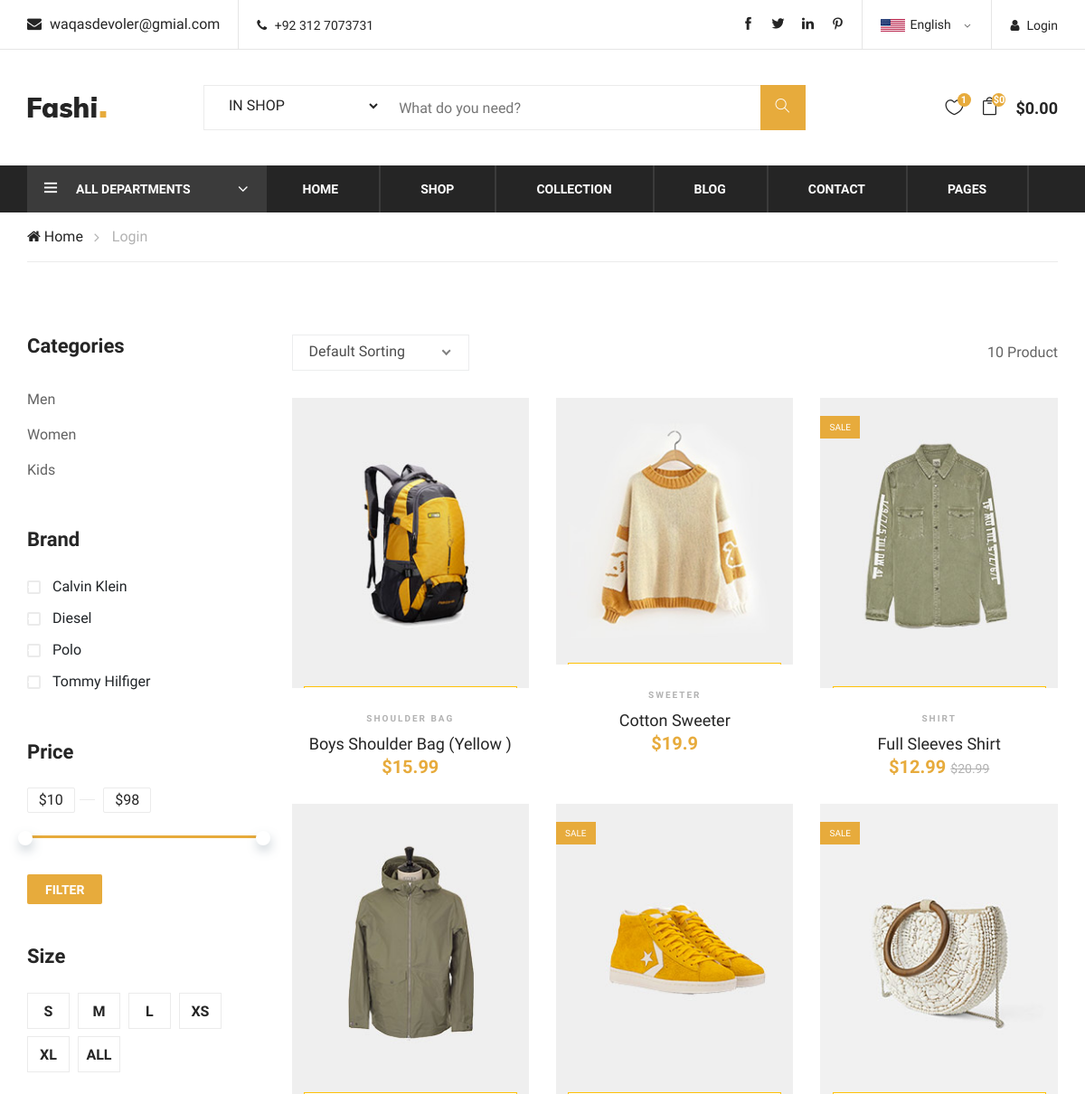
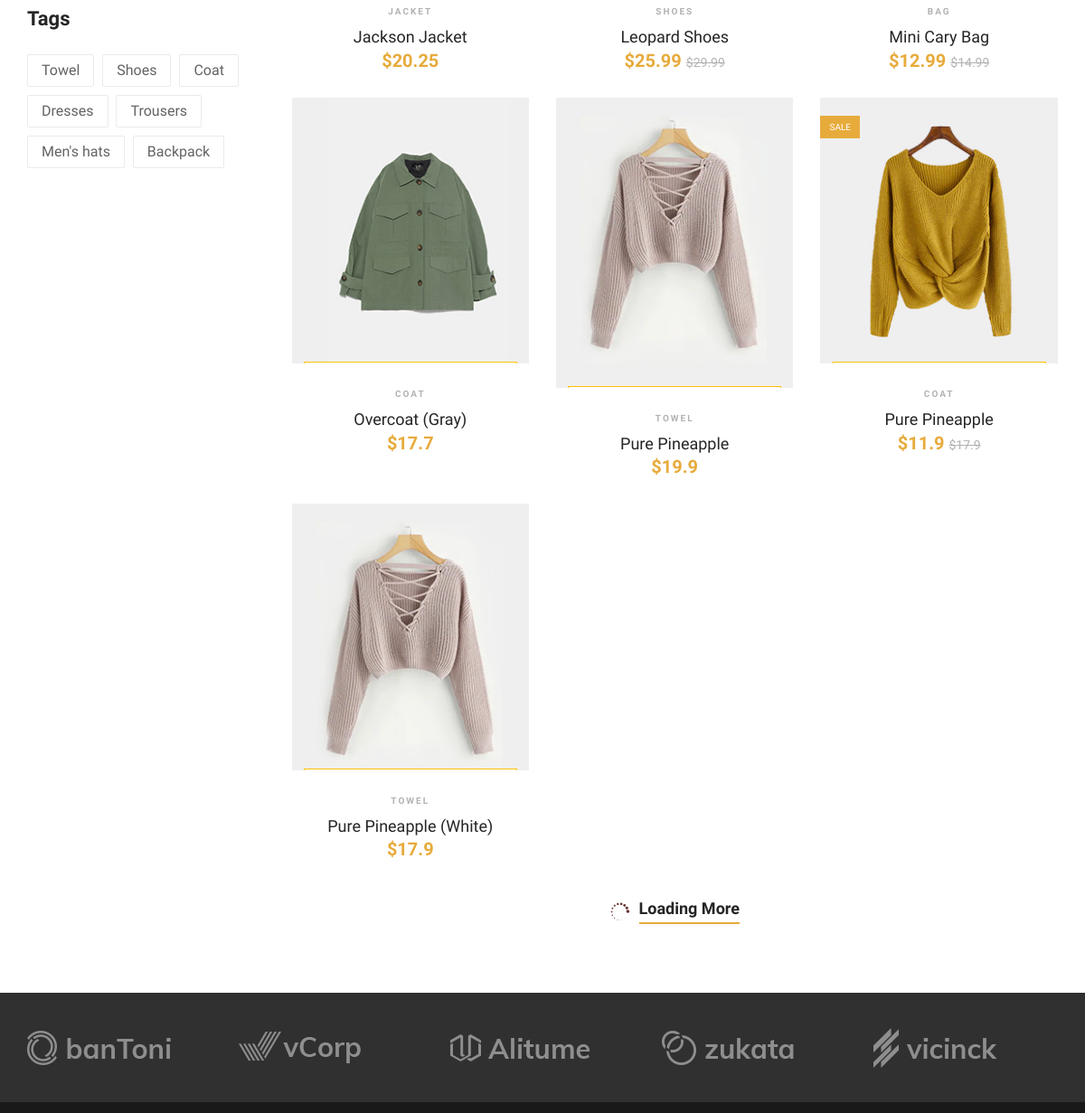
The page /shop/ (upper part) on the database as committed earlier (2 pictures, top to bottom).
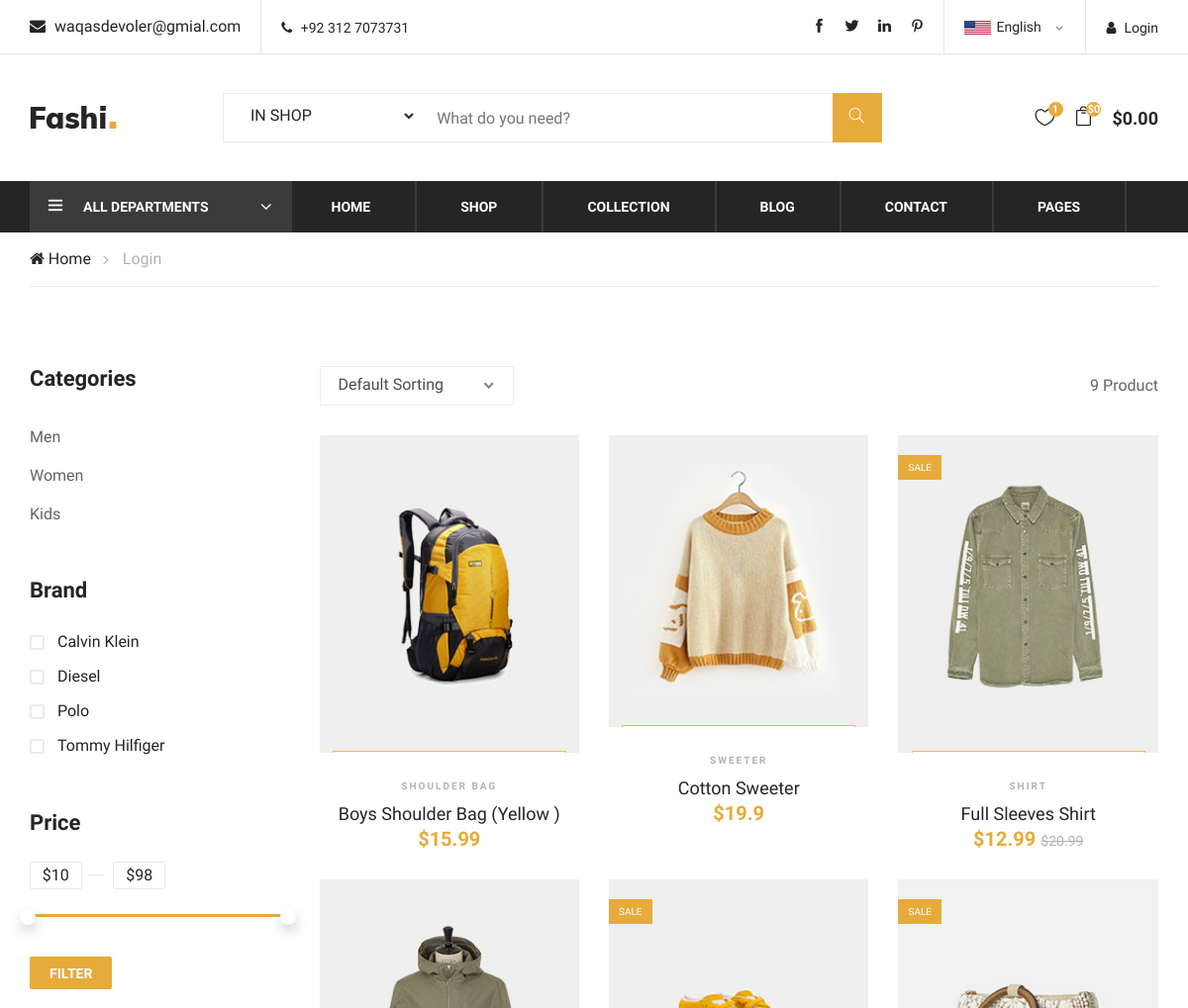
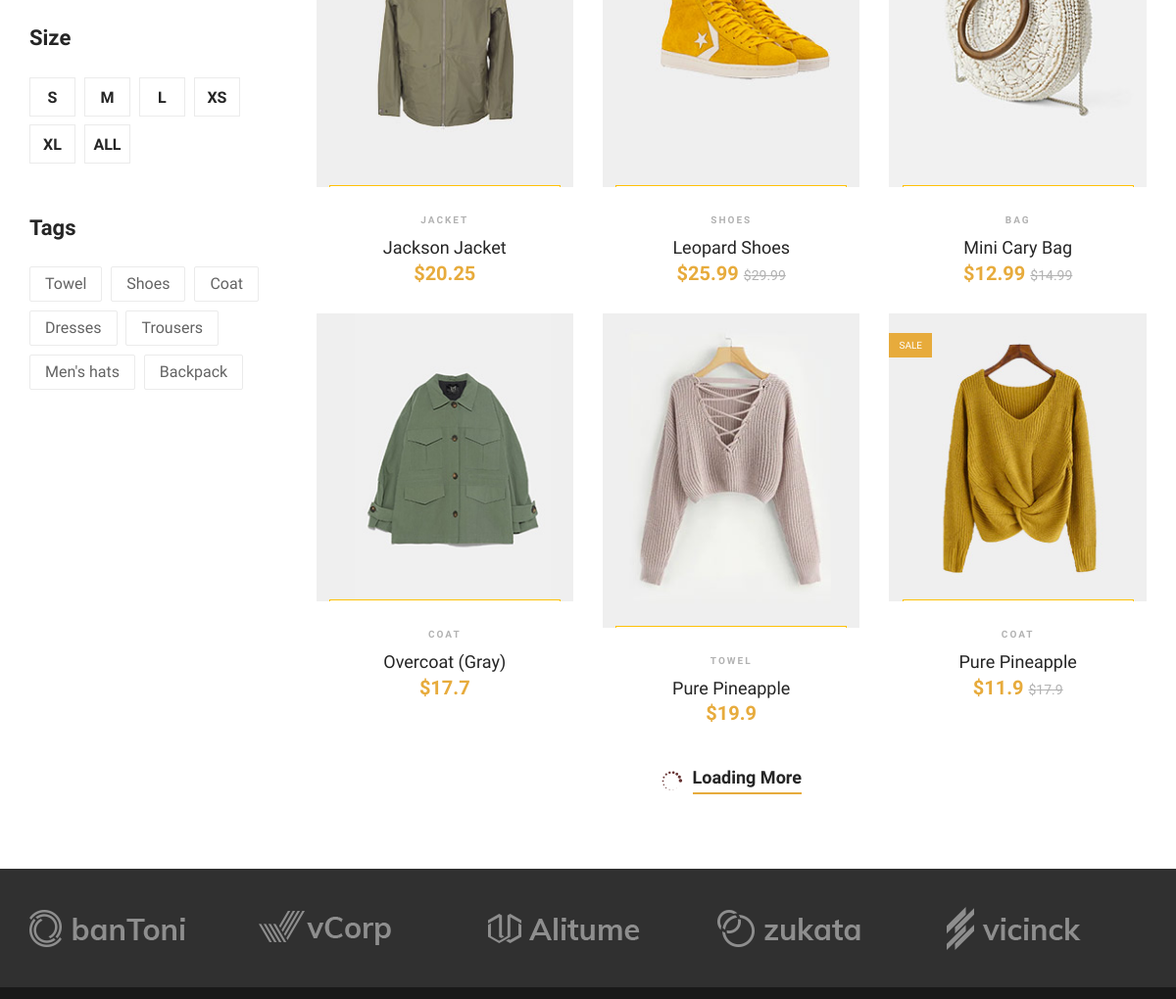
The same page on the database as committed later (2 pictures, top to bottom).
### Home/models.py (models this page shows, shortened)
class Item(models.Model):
    item_id = models.AutoField(primary_key=True)
    item_category = models.ForeignKey(Product,on_delete=models.CASCADE)
    item_subCategory = models.CharField(max_length=30)
    item_name = models.CharField(max_length=30,default='')
    item_titile = models.CharField(max_length=30)
    item_FrashPricse = models.FloatField(max_length=30)
    item_Discount_pricse = models.FloatField(max_length=30,default=0.00)
    item_discription = models.TextField()
    item_image = models.ImageField()
    item_quantity = models.IntegerField()
    item_weight = models.FloatField(default=1.0,help_text="In KG")
    item_publishDate = models.DateTimeField()
    small = models.BooleanField(default=False)
    extra_samll = models.BooleanField(default=False)
    medium = models.BooleanField(default=True)
    large = models.BooleanField(default=False)
    extra_large = models.BooleanField(default=False)
    item_color1 = ColorField(default='#FF0000')
    item_color2 = ColorField(null=True)
    item_color3 = ColorField(null=True)
    item_zoom_pic1 = models.ImageField(blank=True)
    item_zoom_pic2 = models.ImageField(blank=True)
    item_zoom_pic3 = models.ImageField(blank=True)
    item_coupen = models.ManyToManyField(Coupen)

### Home/views.py (the view)
# urls.py: path('shop/',views.Shop_view,name='shoppage'),
def Shop_view(request):
    items = Item.objects.all()
    send = {'items':items}
    return render(request,'home/shop.html',send)

### templates/home/shop.html (shortened to what this page needs)
{% extends 'basic.html' %} {% block body %}
<body>
    <section class="product-shop spad">
        <div class="container">
            <div class="row">
                <div class="col-lg-3 col-md-6 col-sm-8 order-2 order-lg-1 produts-sidebar-filter">
                    <div class="filter-widget">
                        <h4 class="fw-title">Categories</h4>
                        <ul class="filter-catagories">
                            <li><a class='filter_ctg' id='Man'>Men</a></li>
                            <li><a class='filter_ctg' id='Woman'>Women</a></li>
                            <li><a class='filter_ctg' id='Kid'>Kids</a></li>
                        </ul>
                    </div>
                    <div class="filter-widget">
                        <h4 class="fw-title">Brand</h4>
                        <div class="fw-brand-check">
                            <div class="bc-item">
                                <label for="bc-calvin">
                                    Calvin Klein
                                    <span class="checkmark"></span>
                                </label>
                            </div>
                            <div class="bc-item">
                                <label for="bc-diesel">
                                    Diesel
                                    <span class="checkmark"></span>
                                </label>
                            </div>
                            <div class="bc-item">
                                <label for="bc-polo">
                                    Polo
                                    <span class="checkmark"></span>
                                </label>
                            </div>
                            <div class="bc-item">
                                <label for="bc-tommy">
                                    Tommy Hilfiger
                                    <span class="checkmark"></span>
                                </label>
                            </div>
                        </div>
                    </div>
                    <div class="filter-widget">
                        <h4 class="fw-title">Price</h4>
                        <div class="filter-range-wrap">
                            <div class="range-slider">
                                <div class="price-input">
                                    <input type="text" id="minamount">
                                    <input type="text" id="maxamount">
                                </div>
                            </div>
                            <div class="price-range ui-slider ui-corner-all ui-slider-horizontal ui-widget ui-widget-content" data-min="10" data-max="98">
                                <span tabindex="0" class="ui-slider-handle ui-corner-all ui-state-default"></span>
                                <span tabindex="0" class="ui-slider-handle ui-corner-all ui-state-default"></span>
                            </div>
                        </div>
                        <a class="filter-btn" id='filterpricsebtn'>Filter</a>
                    </div>
                    <div class="filter-widget">
                        <h4 class="fw-title">Size</h4>
                        <div class="fw-size-choose">
                            <div class="sc-item">
                                <label for="s-size">s</label>
                            </div>
                            <div class="sc-item">
                                <label for="m-size">m</label>
                            </div>
                            <div class="sc-item">
                                <label for="l-size">l</label>
                            </div>
                            <div class="sc-item">
                                <label for="xs-size">xs</label>
                            </div>
                            <div class="sc-item">
                                <label for="xl-size">xl</label>
                            </div>
                            <div class="sc-item">
                                <label for="all-size">All</label>
                            </div>
                        </div>
                    </div>
                    <div class="filter-widget">
                        <h4 class="fw-title">Tags</h4>
                        <div class="fw-tags">
                            <a class='tag_filter' id='Towel'>Towel</a>
                            <a class='tag_filter' id='Shoes'>Shoes</a>
                            <a class='tag_filter' id='Coat'>Coat</a>
                            <a class='tag_filter' id='Dresses'>Dresses</a>
                            <a class='tag_filter' id='Trousers'>Trousers</a>
                            <a class='tag_filter' id='Men' s hats '>Men's hats</a>
                                <a class='tag_filter' id='Backpack'>Backpack</a>
                        </div>
                    </div>
                </div>
                <div class="col-lg-9 order-1 order-lg-2">
                    <div class="product-show-option">
                        <div class="row">
                            <div class="col-lg-7 col-md-7">
                                <div class="select-option">
                                </div>
                            </div>
                            <div class="col-lg-5 col-md-5 text-right">
                                <p id='product_count'>{{items.count}} Product</p>
                            </div>
                        </div>
                    </div>
                    <div class="product-list">
                        <div class="row" id='product_list'>
                            {% for item in items|dictsort:"item_titile" %}
                            <div class="col-lg-4 col-sm-6">
                                <div class="product-item">
                                    <div class="pi-pic">
                                        <img src="/media/{{item.item_image}}" alt=""> {% if item.item_Discount_pricse != 0 %}
                                        <div class="sale pp-sale">Sale</div>
                                        {% endif %}
                                        <ul>
                                            <li class="quick-view" style='width:90%;'><a href="/product/{{item.item_id}}" style="border: 1px solid #ffc107; orange;">+ Quick View</a></li>
                                        </ul>
                                    </div>
                                    <div class="pi-text">
                                        <div class="catagory-name">{{item.item_name}}</div>
                                        <a href="#">
                                            <h5>{{item.item_titile}}</h5>
                                        </a>
                                        <div class="product-price">
                                            {% if item.item_Discount_pricse != 0 %} ${{item.item_Discount_pricse}}
                                            <span>${{item.item_FrashPricse}}</span> {% else %} ${{item.item_FrashPricse}} {% endif %}
                                        </div>
                                    </div>
                                </div>
                            </div>
                            {% endfor %}
                        </div>
                    </div>
                    <div class="loading-more">
                        <i class="icon_loading"></i>
                        <a href="#">
                            Loading More
                        </a>
                    </div>
                </div>
            </div>
        </div>
    </section>
</body>
{% endblock %}

### templates/basic.html (shortened to what this page needs)
<!DOCTYPE html>
<html lang="zxx">
<head>
    <link rel="stylesheet" href="https://cdn.jsdelivr.net/npm/uikit@3.5.4/dist/css/uikit.min.css" />
    {% load static %}
    <link rel="stylesheet" href="{% static 'home/css/bootstrap.min.css' %}" type="text/css">
    <link rel="stylesheet" href="{% static 'home/css/font-awesome.min.css' %}" type="text/css">
    <link rel="stylesheet" href="{% static 'home/css/themify-icons.css' %}" type="text/css">
    <link rel="stylesheet" href="{% static 'home/css/elegant-icons.css' %}" type="text/css">
    <link rel="stylesheet" href="{% static 'home/css/owl.carousel.min.css' %}" type="text/css">
    <link rel="stylesheet" href="{% static 'home/css/nice-select.css' %}" type="text/css">
    <link rel="stylesheet" href="{% static 'home/css/jquery-ui.min.css' %}" type="text/css">
    <link rel="stylesheet" href="{% static 'home/css/slicknav.min.css' %}" type="text/css">
    <link rel="stylesheet" href="{% static 'home/css/style.css' %}" type="text/css">
</head>
<body>
    {% load static %}
    <header class="header-section">
        <div class="header-top">
            <div class="container">
                <div class="ht-left">
                    <div class="mail-service">
                        <i class=" fa fa-envelope"></i> waqasdevoler@gmial.com
                    </div>
                    <div class="phone-service">
                        <i class=" fa fa-phone"></i> +92 312 7073731
                    </div>
                </div>
                <div class="ht-right">
                    {% if user.is_authenticated %}
                    <a href="/Account/log_out/" class="login-panel"><i class="fa fa-user"></i>{{user}}
                    <span uk-icon="sign-out" href='/Account/log_out'></span>
                    </a> {% else %}
                    <a href="/Account/" class="login-panel"><i class="fa fa-user"></i>Login</a> {% endif %}
                    <div class="lan-selector">
                    </div>
                    <div class="top-social">
                        <a href="#"><i class="ti-facebook"></i></a>
                        <a href="#"><i class="ti-twitter-alt"></i></a>
                        <a href="#"><i class="ti-linkedin"></i></a>
                        <a href="#"><i class="ti-pinterest"></i></a>
                    </div>
                </div>
            </div>
        </div>
        <div class="container">
            <div class="inner-header">
                <div class="row">
                    <div class="col-lg-2 col-md-2">
                        <div class="logo">
                            <a href="/">
                                <img src="{% static 'home/images/logos/logo.png' %}" alt="">
                            </a>
                        </div>
                    </div>
                    <div class="col-lg-7 col-md-7">
                        <div class="advanced-search">
                            <select class='category-btn col-12' id='Catagory_search'>
                                <option value="Shop">IN SHOP</option>
                            </select>
                            <form action="" class="input-group" style="float: right;" id='AdvancseSearch'>
                                <input type="text" name='search' placeholder="What do you need?">
                                <button type="submit"><i class="ti-search"></i></button>
                            </form>
                        </div>
                    </div>
                    <div class="col-lg-3 text-right col-md-3">
                        <ul class="nav-right">
                            <li class="heart-icon">
                                <a href="#">
                                    <i class="icon_heart_alt"></i>
                                    <span>1</span>
                                </a>
                            </li>
                            <li class="cart-icon">
                                <a href="#">
                                    <i class="icon_bag_alt cartbtn" id=''></i>
                                    <span id='countcart'>$0</span>
                                </a>
                            </li>
                            <li class="cart-price" id='totalpricse'>$0.00</li>
                        </ul>
                    </div>
                </div>
            </div>
        </div>
        <div class="nav-item">
            <div class="container">
                <div class="nav-depart">
                    <div class="depart-btn">
                        <i class="ti-menu"></i>
                        <span>All departments</span>
                    </div>
                </div>
                <nav class="nav-menu mobile-menu">
                    <ul>
                        <li><a href="/">Home</a></li>
                        <li><a href="/shop/">Shop</a></li>
                        <li><a href="#">Collection</a>
                        </li>
                        <li><a href="/Blog/">Blog</a></li>
                        <li><a href="/Account/contact_us">Contact</a></li>
                        <li><a href="#">Pages</a>
                        </li>
                    </ul>
                </nav>
            </div>
        </div>
    </header>
    <div class="breacrumb-section">
        <div class="container">
            <div class="row">
                <div class="col-lg-12">
                    <div class="breadcrumb-text">
                        <a href="#"><i class="fa fa-home"></i> Home</a>
                        <span>Login</span>
                    </div>
                </div>
            </div>
        </div>
    </div>
</body>
{% block body %} {% endblock %}
<body>
    <div class="partner-logo">
        <div class="container">
            <div class="logo-carousel owl-carousel">
                <div class="logo-item">
                    <div class="tablecell-inner">
                        <img src="{% static 'home/images/logos/partner-logos/logo-1.png' %}" alt="">
                    </div>
                </div>
                <div class="logo-item">
                    <div class="tablecell-inner">
                        <img src="{% static 'home/images/logos/partner-logos/logo-2.png' %}" alt="">
                    </div>
                </div>
                <div class="logo-item">
                    <div class="tablecell-inner">
                        <img src="{% static 'home/images/logos/partner-logos/logo-3.png' %}" alt="">
                    </div>
                </div>
                <div class="logo-item">
                    <div class="tablecell-inner">
                        <img src="{% static 'home/images/logos/partner-logos/logo-4.png' %}" alt="">
                    </div>
                </div>
                <div class="logo-item">
                    <div class="tablecell-inner">
                        <img src="{% static 'home/images/logos/partner-logos/logo-5.png' %}" alt="">
                    </div>
                </div>
            </div>
        </div>
    </div>
    <footer class="footer-section">
    </footer>
</body>

Rows that differ between the two databases and show on the page:
removed Item: item_image (picture), item_name "TOWEL", item_titile "Pure Pineapple (White)", item_FrashPricse "17.9"
Other text that changed with them:
{{ items.count }}: "10" → "9"
